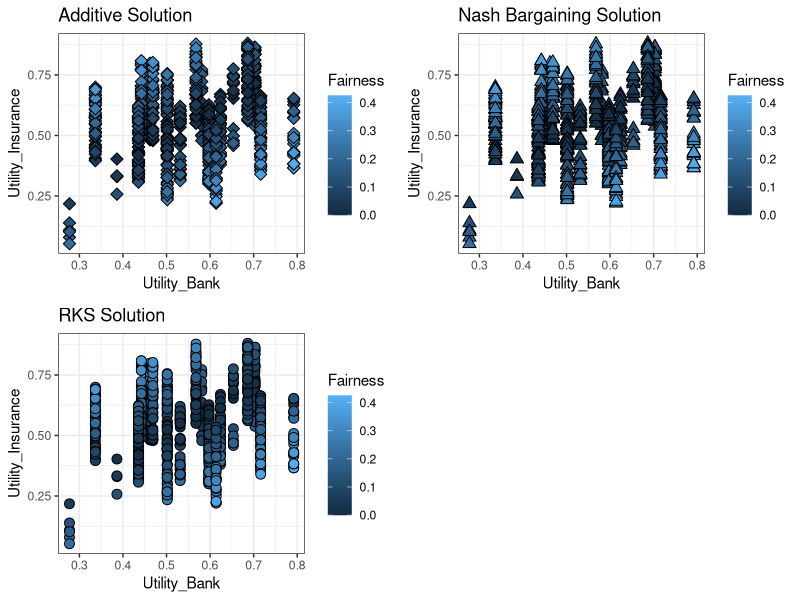

This figure's R source:
library("ggplot2")
library("reshape2")
library("gridExtra")

theme_set(theme_bw())

colors <- c("#BF4717", "#608FE2", "#F4E005")

plot_points_chart <- function(data_src, xcol, ycol, grouped_by, title, xlabel, ylabel, legend_title, colors) {
    data_src$xcol <- data_src[,xcol]
    data_src$ycol <- data_src[,ycol]
    data_src$grouped_by <- data_src[,grouped_by]

    chart <- ggplot(data_src, aes(x=xcol, y=ycol, colour=grouped_by, group=grouped_by)) +
        labs(title=title) +
        theme(legend.position="top") +
        #geom_line() +
        geom_point(size=2, shape=3, fill="white") +
        #geom_smooth(method=lm) +
        xlab(xlabel) +
        ylab(ylabel) +
        #scale_colour_hue(name="", l=40) +
        scale_colour_manual(name=legend_title, values = colors)
    return (chart)
}

data <- read.table(file="NegotiationLog4.csv", header=T, sep=";")
data["Fairness"] = abs(data["Utility_Bank"] - data["Utility_Insurance"])
data["Efficiency"] = (data["Utility_Bank"] + data["Utility_Insurance"]) / 2

additiveData = data[ which(data$Type == "additiveScore"), ]
nashData = data[ which(data$Type == "nashbargainScore"), ]
rksData = data[ which(data$Type == "rksScore"), ]

chart1 <- ggplot() + labs(title="Additive Solution") + geom_point(data=additiveData, aes(x=Utility_Bank, y=Utility_Insurance, fill=Fairness), pch=23, size=3)
chart2 <- ggplot() + labs(title="Nash Bargaining Solution") + geom_point(data=nashData, aes(x=Utility_Bank, y=Utility_Insurance, fill=Fairness), pch=24, size=3)
chart3 <- ggplot() + labs(title="RKS Solution") + geom_point(data=rksData, aes(x=Utility_Bank, y=Utility_Insurance, fill=Fairness), pch=21, size=3)
#chart4 <- ggplot() + geom_point(data=data, aes(x=Utility_Bank, y=Utility_Insurance, fill=factor(Type),colour=factor(Type), group=data[,Type]), pch=21, size=3)

#data["Utility_Bank"] = round(data["Utility_Bank"] * 10000)
#data["Utility_Insurance"] = round(data["Utility_Insurance"] * 10000)

#chart1 <- plot_points_chart(data, "Utility_Bank", "Utility_Insurance", "AdditiveScore",
                            #"Utility Scatterplot (Additive)",
                            #"Utility(Bank)",
                            #"Utility(Insurance)",
                            #"legend",
                            #colors)

pdf(file="test.pdf")
grid.arrange(chart1, chart2, chart3, ncol=2)
dev.off()
